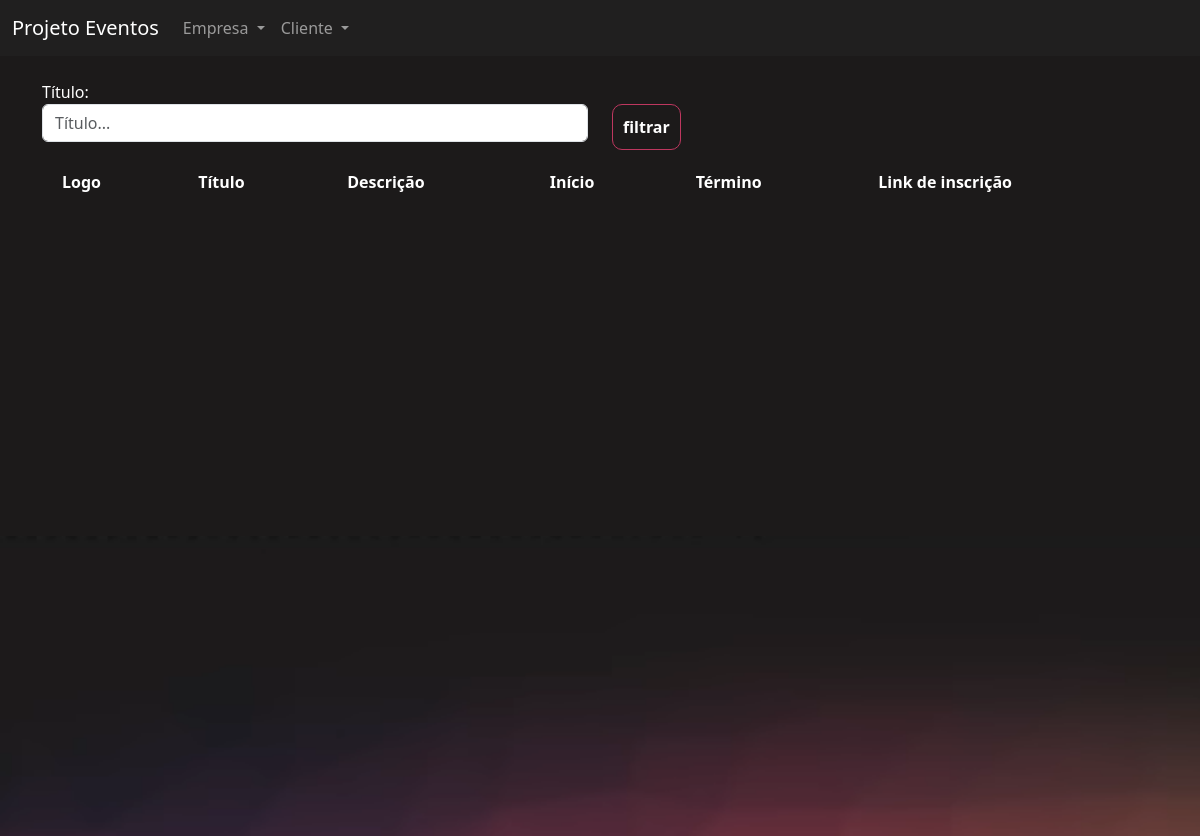
Page /eventos/gerenciar_evento/ (signed in) on the earlier database version.
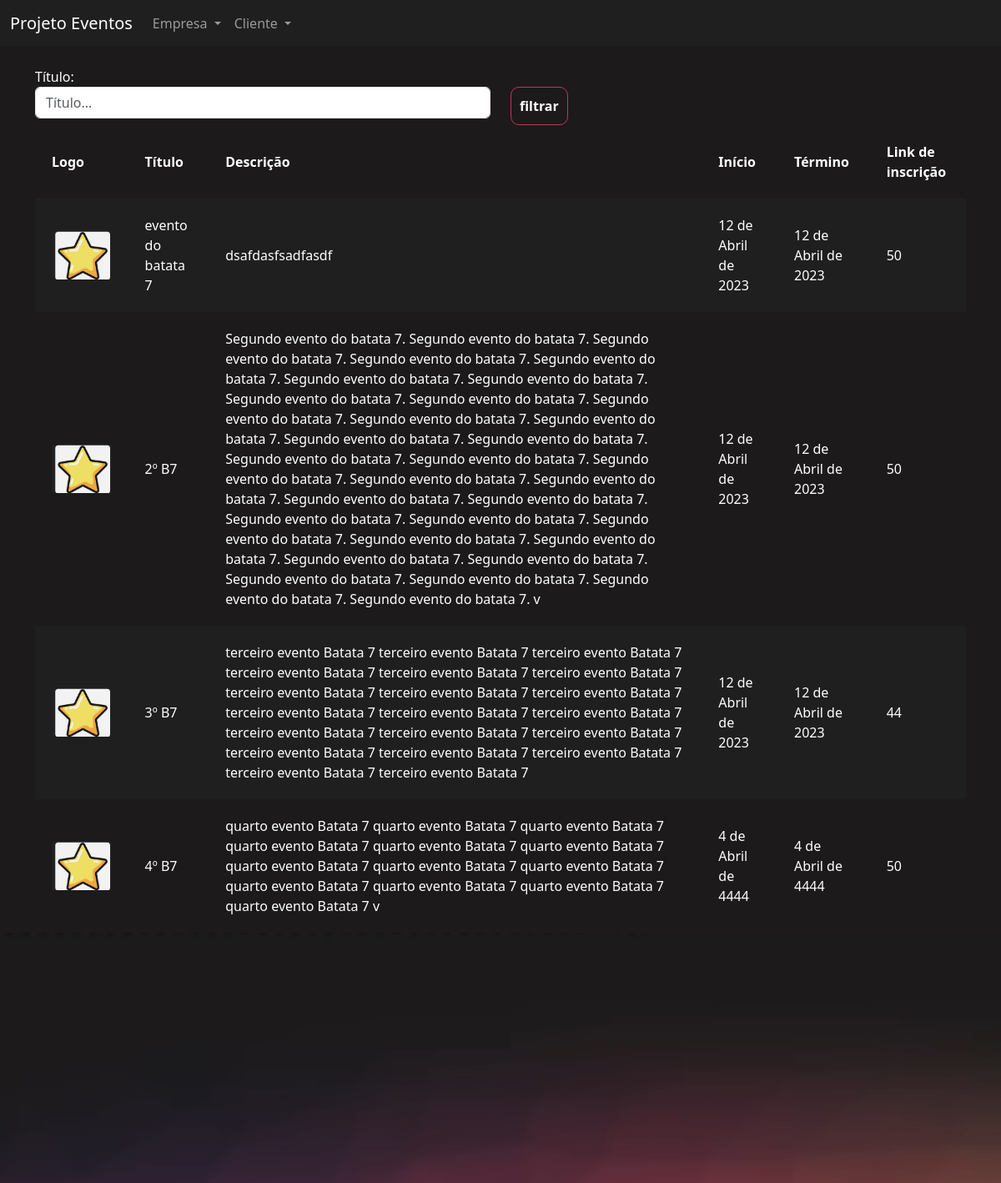
Same page on the later database version.
### eventos/models.py (models this page shows, shortened)
class Evento(models.Model):
    criador = models.ForeignKey(User, on_delete=models.DO_NOTHING)
    nome = models.CharField(max_length=200)
    descricao = models.TextField()
    data_inicio = models.DateField()
    data_termino = models.DateField()
    carga_horaria = models.IntegerField()
    logo = models.FileField(upload_to="logos")
    participantes = models.ManyToManyField(User, related_name="evento_participante", null=True, blank=True)
    cor_principal = models.CharField(max_length=7)
    cor_secundaria = models.CharField(max_length=7)
    cor_fundo = models.CharField(max_length=7)

### eventos/views.py (the view)
# urls.py: path('gerenciar_evento/', views.gerenciar_evento, name='gerenciar_evento'),
@login_required
def gerenciar_evento(request):
    if request.method == "GET":
        nome = request.GET.get('nome')
        eventos = Evento.objects.filter(criador=request.user)
        if nome:
            eventos = eventos.filter(nome__contains=nome)
        return render(request, 'gerenciar_evento.html', {'eventos': eventos})

### eventos/templates/gerenciar_evento.html (shortened to what this page needs)
{% extends "bases/base_evento.html" %}
{% load static %}
{% block 'importacoes' %}
    <link href="{% static 'evento/css/gerenciar_evento.css' %}" rel="stylesheet">
{% endblock %}
{% block 'conteudo' %}
    <div class="container">
        <br>
        <div class="row">
            <div class="col-md">
                <form action="{% url 'gerenciar_evento' %}" method="GET">
                <label>Título:</label>
                <input type="text" placeholder="Título..." class="form-control" name="nome">
            </div>
            <div class="col-md">
                <br>
                <input type="submit" class="btn-principal" value="filtrar">
            </div>
        </div>
        <table>
            <tr>
                <th>Logo</th>
                <th>Título</th>
                <th>Descrição</th>
                <th>Início</th>
                <th>Término</th>
                <th>Link de inscrição</th>
            </tr>
            {% for evento in eventos %}
                <tr class="{% cycle 'linha' 'linha2' %}">
                    <td width="10%"><a href="{% url 'participantes_evento' evento.id %}"><img width="100%" src="/media/{{evento.logo}}"></a></td>
                    <td>{{evento.nome}}</td>
                    <td>{{evento.descricao}}</td>
                    <td>{{evento.data_inicio}}</td>
                    <td>{{evento.data_termino}}</td>
                    <td>{{evento.carga_horaria}}</td>
                </tr>
            {% endfor %}
        </table>
    </div>
{% endblock %}

### templates/bases/base_evento.html (shortened to what this page needs)
{% extends 'bases/base.html' %}
{% load static %}
{% block 'head' %}
    {% block 'importacoes' %}{% endblock %}
    <link href="{% static 'evento/css/evento.css' %}" rel="stylesheet">
    <link href="{% static 'usuarios/css/usuarios.css' %}" rel="stylesheet">
{% endblock %}
{% block 'body' %}
    <nav class="navbar navbar-expand-lg bg-body-tertiary navbar-color" data-bs-theme="dark">
        <div class="container-fluid">
            <a class="navbar-brand" href="#">Projeto Eventos</a>
            <div class="collapse navbar-collapse" id="navbarNavDropdown">
            <ul class="navbar-nav">
                <li class="nav-item dropdown">
                    <a class="nav-link dropdown-toggle" href="#" role="button" data-bs-toggle="dropdown" aria-expanded="false">
                        Empresa
                    </a>
                </li>
                <li class="nav-item dropdown">
                    <a class="nav-link dropdown-toggle" href="#" role="button" data-bs-toggle="dropdown" aria-expanded="false">
                        Cliente
                    </a>
                </li>
            </ul>
            </div>
        </div>
    </nav>
    <div style="min-height: 60vh">
        {% block 'conteudo' %}
        {% endblock %}
    </div>
    <div class="fundo-pagina">
    </div>
{% endblock %}

### templates/bases/base.html (shortened to what this page needs)
{% load static %}
<!doctype html>
<html lang="en">
  <head>
    <link href="https://cdn.jsdelivr.net/npm/bootstrap@5.3.0-alpha1/dist/css/bootstrap.min.css" rel="stylesheet">
    <link href="{% static 'geral/css/base.css' %}" rel="stylesheet">
    {% block 'head' %}{% endblock %}
  </head>
  <body>
    {% block 'body' %}{% endblock %}
  </body>
</html>

### templates/static/geral/css/base.css (style rules this page uses)
body { color: white !important; }
:root { --main-color: #201F1F; --dark-color: #1C1A1A; --contrast-color: #BE375F; --differential-color: #ED8554; }

### templates/static/evento/css/gerenciar_evento.css (style rules this page uses)
table { width: 100%; padding: 20px; }
.linha { height: 40px; background-color: var(--main-color); padding: 20px; }
td, th { padding: 20px; }

### templates/static/evento/css/evento.css (style rules this page uses)
.navbar-color { background-color: #201F1F !important; }
body { background-color: #1C1A1A; }
.fundo-pagina { background-image: url('/static/evento/img/fundo_pagina.png'); height: 300px; background-size: cover; }

### templates/static/usuarios/css/usuarios.css (style rules this page uses)
.btn-principal { background-color: transparent; border: 1px solid var(--contrast-color); color: white; padding: 10px; border-radius: 10px; font-weight: bold; }

Differences in the rows shown:
added Evento: logo (picture), nome "evento do batata 7", descricao "dsafdasfsadfasdf", data_inicio "12 de Abril de 2023", data_termino "12 de Abril de 2023", carga_horaria "50"
added Evento: logo (picture), nome "2º B7", descricao "Segundo evento do batata 7. Segundo evento do batata 7. Segundo evento do batata 7. Segundo evento do batata 7. Segundo evento do batata 7. Segundo evento do batata 7. Segundo evento do batata 7. Segundo evento do batata 7. Segundo evento do batata 7. Segundo evento do batata 7. Segundo evento do batata 7. Segundo evento do batata 7. Segundo evento do batata 7. Segundo evento do batata 7. Segundo evento do batata 7. Segundo evento do batata 7. Segundo evento do batata 7. Segundo evento do batata 7. Segundo evento do batata 7. Segundo evento do batata 7. Segundo evento do batata 7. Segundo evento do batata 7. Segundo evento do batata 7. Segundo evento do batata 7. Segundo evento do batata 7.…", data_inicio "12 de Abril de 2023", data_termino "12 de Abril de 2023", carga_horaria "50"
added Evento: logo (picture), nome "3º B7", descricao "terceiro evento Batata 7 terceiro evento Batata 7 terceiro evento Batata 7 terceiro evento Batata 7 terceiro evento Batata 7 terceiro evento Batata 7 terceiro evento Batata 7 terceiro evento Batata 7 terceiro evento Batata 7 terceiro evento Batata 7 terceiro evento Batata 7 terceiro evento Batata 7 terceiro evento Batata 7 terceiro evento Batata 7 terceiro evento Batata 7 terceiro evento Batata 7 terceiro evento Batata 7 terceiro evento Batata 7 terceiro evento Batata 7 terceiro evento Batata 7", data_inicio "12 de Abril de 2023", data_termino "12 de Abril de 2023", carga_horaria "44"
added Evento: logo (picture), nome "4º B7", descricao "quarto evento Batata 7 quarto evento Batata 7 quarto evento Batata 7 quarto evento Batata 7 quarto evento Batata 7 quarto evento Batata 7 quarto evento Batata 7 quarto evento Batata 7 quarto evento Batata 7 quarto evento Batata 7 quarto evento Batata 7 quarto evento Batata 7 quarto evento Batata 7 v", data_inicio "4 de Abril de 4444", data_termino "4 de Abril de 4444", carga_horaria "50"
